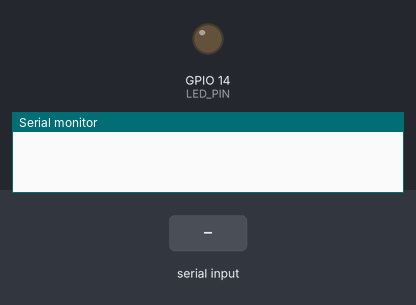
Bench run of a sketch on a simulated ESP32-S3. Shown: output pins drawn as LEDs (lit = HIGH), the last lines printed to the serial monitor. Dashed ring = blinking. The inputs (shaded band) are chosen by the test bench. The camera gives no picture.

Above: at 0.0 s.
At 3.29 s:
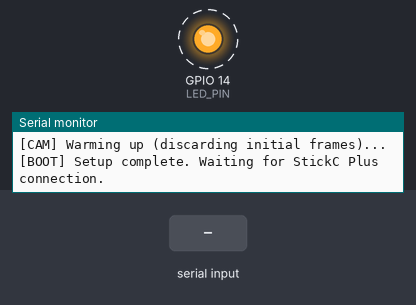
3.7 s: "PING\n" received over the second serial link
At 3.7 s:
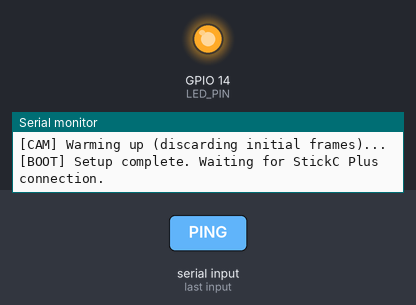
5.2 s: "CAP\n" received over the second serial link
6.7 s: "DET\n" received over the second serial link
Timing chart, 0 to 9.7 s (numbered marks = the images above; inputs shaded):
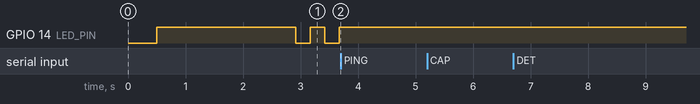

The sketch:

cams3_firmware.ino
```cpp
// (licence header left out)
#include "esp_camera.h"
#include <HardwareSerial.h>

// =============================================================================
//  Pin Definitions — Unit CamS3 5MP
// =============================================================================

// Camera pins (PY260 / OV5640 on CamS3 5MP)
#define CAM_PIN_PWDN    -1    // No power-down pin (connected to GND)
#define CAM_PIN_RESET   21
#define CAM_PIN_XCLK    11
#define CAM_PIN_SIOD    17    // SCCB SDA
#define CAM_PIN_SIOC    41    // SCCB SCL
#define CAM_PIN_D0      6
#define CAM_PIN_D1      15
#define CAM_PIN_D2      16
#define CAM_PIN_D3      7
#define CAM_PIN_D4      5
#define CAM_PIN_D5      10
#define CAM_PIN_D6      4
#define CAM_PIN_D7      13
#define CAM_PIN_VSYNC   42
#define CAM_PIN_HREF    18
#define CAM_PIN_PCLK    12

// LED (onboard indicator)
#define LED_PIN         14

// Grove UART (HY2.0-4P connector)
// G20 = TX (CamS3 → StickC), G19 = RX (StickC → CamS3)
#define GROVE_TX        20
#define GROVE_RX        19
#define GROVE_BAUD      115200

// =============================================================================
//  Globals
// =============================================================================

// Use Serial1 for Grove UART communication with StickC Plus
HardwareSerial groveSerial(1);

// Connection state
bool connected = false;
bool ledToggle = false;
uint32_t blinkCounter = 0;
uint32_t lastBlinkTime = 0;

// JPEG quality (esp32-camera: 0-63, lower = better quality, larger file)
// Default 12 ≈ good balance (roughly equivalent to MaixPy quality 50)
int jpegQuality = 12;

// FPS tracking
uint32_t frameCount = 0;
uint32_t lastFpsTime = 0;
float currentFps = 0;

// Command buffer
String cmdBuf = "";

// =============================================================================
//  LED Control
// =============================================================================

void ledOn() {
    digitalWrite(LED_PIN, HIGH);
}

void ledOff() {
    digitalWrite(LED_PIN, LOW);
}

// =============================================================================
//  UART Helper Functions
// =============================================================================

void sendLine(const char* msg) {
    groveSerial.print(msg);
    groveSerial.print('\n');
}

void sendLine(const String& msg) {
    groveSerial.print(msg);
    groveSerial.print('\n');
}

void sendLog(const char* msg) {
    groveSerial.print("LOG:");
    groveSerial.print(msg);
    groveSerial.print('\n');
}

// =============================================================================
//  Camera Initialization
// =============================================================================

bool initCamera() {
    camera_config_t config;
    config.ledc_channel = LEDC_CHANNEL_0;
    config.ledc_timer   = LEDC_TIMER_0;
    config.pin_d0       = CAM_PIN_D0;
    config.pin_d1       = CAM_PIN_D1;
    config.pin_d2       = CAM_PIN_D2;
    config.pin_d3       = CAM_PIN_D3;
    config.pin_d4       = CAM_PIN_D4;
    config.pin_d5       = CAM_PIN_D5;
    config.pin_d6       = CAM_PIN_D6;
    config.pin_d7       = CAM_PIN_D7;
    config.pin_xclk     = CAM_PIN_XCLK;
    config.pin_pclk     = CAM_PIN_PCLK;
    config.pin_vsync    = CAM_PIN_VSYNC;
    config.pin_href     = CAM_PIN_HREF;
    config.pin_sccb_sda = CAM_PIN_SIOD;
    config.pin_sccb_scl = CAM_PIN_SIOC;
    config.pin_pwdn     = CAM_PIN_PWDN;
    config.pin_reset    = CAM_PIN_RESET;
    config.xclk_freq_hz = 20000000;  // 20MHz XCLK
    config.pixel_format = PIXFORMAT_JPEG;
    config.frame_size   = FRAMESIZE_QVGA;  // 320x240 — same as old UnitV
    config.jpeg_quality = jpegQuality;
    config.fb_count     = 2;  // Double buffering with PSRAM
    config.fb_location  = CAMERA_FB_IN_PSRAM;
    config.grab_mode    = CAMERA_GRAB_LATEST;  // Always get latest frame

    esp_err_t err = esp_camera_init(&config);
    if (err != ESP_OK) {
        Serial.printf("[CAM] Init failed: 0x%x\n", err);
        return false;
    }

    // Get sensor info
    sensor_t *s = esp_camera_sensor_get();
    if (s) {
        Serial.printf("[CAM] Sensor PID: 0x%04X\n", s->id.PID);
        // Auto white balance and exposure
        s->set_whitebal(s, 1);
        s->set_awb_gain(s, 1);
        s->set_exposure_ctrl(s, 1);
        s->set_aec2(s, 1);
        s->set_gain_ctrl(s, 1);
    }

    Serial.println("[CAM] Camera initialized OK");
    return true;
}

// =============================================================================
//  Capture and Send JPEG
// =============================================================================

void captureAndSend() {
    camera_fb_t *fb = esp_camera_fb_get();
    if (!fb) {
        sendLog("CAP failed: no frame");
        Serial.println("[CAM] Capture failed");
        return;
    }

    // If not JPEG (shouldn't happen), convert
    if (fb->format != PIXFORMAT_JPEG) {
        sendLog("CAP failed: not JPEG");
        esp_camera_fb_return(fb);
        return;
    }

    size_t len = fb->len;

    // Send header: "IMG:<length>\n"
    String header = "IMG:" + String(len);
    sendLine(header);
    delay(5);  // Small delay for receiver to prepare

    // Send raw JPEG data in chunks (match old UnitV behavior)
    const size_t CHUNK_SIZE = 1024;
    size_t offset = 0;
    while (offset < len) {
        size_t toSend = min(CHUNK_SIZE, len - offset);
        groveSerial.write(fb->buf + offset, toSend);
        offset += toSend;
        delay(2);  // Prevent UART overflow — same as old UnitV
    }

    esp_camera_fb_return(fb);
    frameCount++;

    Serial.printf("[CAM] Frame #%d sent: %d bytes\n", frameCount, len);
}

// =============================================================================
//  Simple Obstacle Detection
//  (Analyzes dark regions in bottom half of image — same logic as old UnitV)
// =============================================================================

void detectObstacles() {
    camera_fb_t *fb = esp_camera_fb_get();
    if (!fb) {
        sendLog("DET failed: no frame");
        return;
    }

    // For obstacle detection we need grayscale data.
    // Since we're in JPEG mode, we'd need to decode first.
    // For simplicity, just report CLEAR — the AI cloud does the real analysis.
    // In the future, we could switch to RGB565 temporarily or use a separate buffer.
    sendLine("OBS:CLEAR");

    esp_camera_fb_return(fb);
    Serial.println("[CAM] DET: reported CLEAR (JPEG mode, no local analysis)");
}

// =============================================================================
//  SETUP
// =============================================================================

void setup() {
    // USB Serial for debug (via Grove2USB-C or native USB CDC)
    Serial.begin(115200);
    delay(500);
    Serial.println("\n[BOOT] === CamS3 5MP Rover Firmware v1.0 ===");

    // LED
    pinMode(LED_PIN, OUTPUT);
    ledOn();  // Solid LED during boot
    Serial.println("[LED] GPIO 14 initialized");

    // Grove UART — communicate with StickC Plus
    groveSerial.begin(GROVE_BAUD, SERIAL_8N1, GROVE_RX, GROVE_TX);
    Serial.printf("[UART] Grove serial on TX=%d RX=%d @ %d baud\n",
        GROVE_TX, GROVE_RX, GROVE_BAUD);

    // Camera
    if (!initCamera()) {
        Serial.println("[BOOT] Camera init FAILED! LED will blink fast.");
        // Fast blink to indicate hardware error
        while (true) {
            ledOn(); delay(100);
            ledOff(); delay(100);
        }
    }

    // Warm up — take a few frames to let auto-exposure stabilize
    Serial.println("[CAM] Warming up (discarding initial frames)...");
    for (int i = 0; i < 10; i++) {
        camera_fb_t *fb = esp_camera_fb_get();
        if (fb) esp_camera_fb_return(fb);
        delay(100);
    }

    // Signal ready
    sendLog("CamS3 5MP booting...");
    sendLine("PONG");  // Signal that we're alive
    sendLog("Ready. Waiting for commands.");

    lastFpsTime = millis();
    lastBlinkTime = millis();

    Serial.println("[BOOT] Setup complete. Waiting for StickC Plus connection.");
}

// =============================================================================
//  MAIN LOOP
// =============================================================================

void loop() {
    uint32_t now = millis();

    // --- LED status indicator ---
    if (connected) {
        // Solid LED when connected (always on)
        ledOn();
    } else {
        // Blink LED when waiting for connection (~2Hz)
        if (now - lastBlinkTime >= 250) {
            lastBlinkTime = now;
            ledToggle = !ledToggle;
            if (ledToggle) {
                ledOn();
            } else {
                ledOff();
            }
        }
    }

    // --- FPS calculation (every second) ---
    if (now - lastFpsTime >= 1000) {
        // We track response FPS, not capture FPS
        lastFpsTime = now;
    }

    // --- Read Grove UART commands ---
    while (groveSerial.available()) {
        char c = groveSerial.read();

        if (c == '\n') {
            cmdBuf.trim();

            if (cmdBuf == "PING") {
                if (!connected) {
                    connected = true;
                    sendLog("Connected!");
                    Serial.println("[UART] StickC Plus connected (PING received)");
                }
                sendLine("PONG");
            }
            else if (cmdBuf == "CAP") {
                captureAndSend();
            }
            else if (cmdBuf == "DET") {
                detectObstacles();
            }
            else if (cmdBuf == "FPS") {
                // Report approximate capture FPS
                char fpsBuf[16];
                snprintf(fpsBuf, sizeof(fpsBuf), "FPS:%d", (int)currentFps);
                sendLine(fpsBuf);
            }
            else if (cmdBuf.startsWith("QUAL:")) {
                int q = cmdBuf.substring(5).toInt();
                // esp32-camera quality: 0-63 (lower = better)
                // Map from old UnitV range (10-95, lower=better) to esp32-camera range
                // Simple mapping: divide by ~1.5, clamp to 4-63
                jpegQuality = constrain(q / 2, 4, 63);

                sensor_t *s = esp_camera_sensor_get();
                if (s) {
                    s->set_quality(s, jpegQuality);
                }

                char logBuf[32];
                snprintf(logBuf, sizeof(logBuf), "Quality set to %d", jpegQuality);
                sendLog(logBuf);
                Serial.printf("[CAM] JPEG quality set to %d\n", jpegQuality);
            }
            else if (cmdBuf.length() > 0) {
                Serial.printf("[UART] Unknown command: '%s'\n", cmdBuf.c_str());
            }

            cmdBuf = "";
        } else {
            cmdBuf += c;
            // Prevent buffer overflow
            if (cmdBuf.length() > 64) {
                cmdBuf = "";
            }
        }
    }

    // Small delay to prevent tight loop
    delay(5);
}
```

Measured:
- after the input at 3.7 s, GPIO 14 (LED_PIN): stops changing and stays HIGH
- by itself, GPIO 14 (LED_PIN): alternates HIGH for 0.25 s and LOW for 0.25 s
